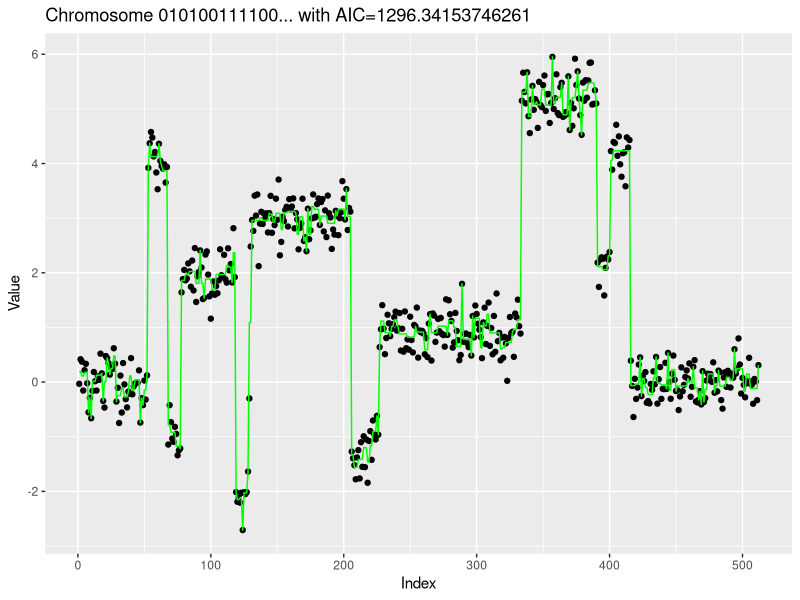
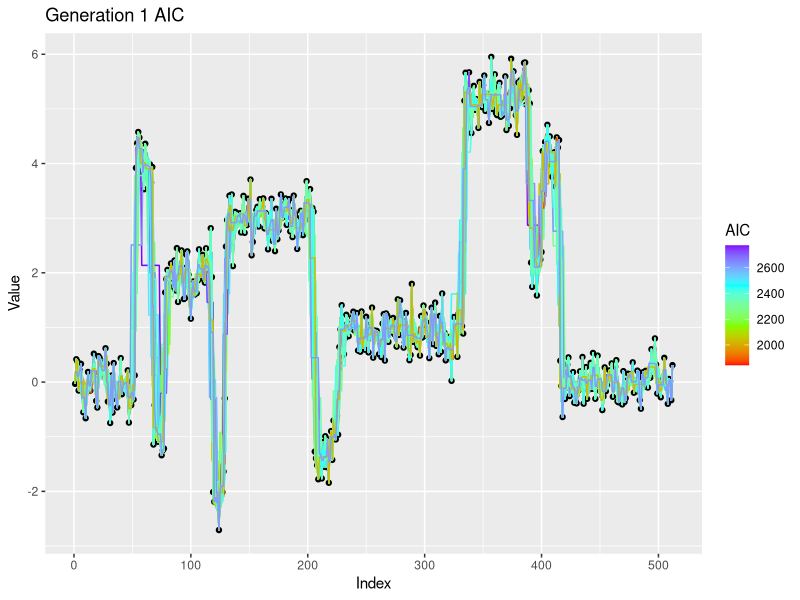
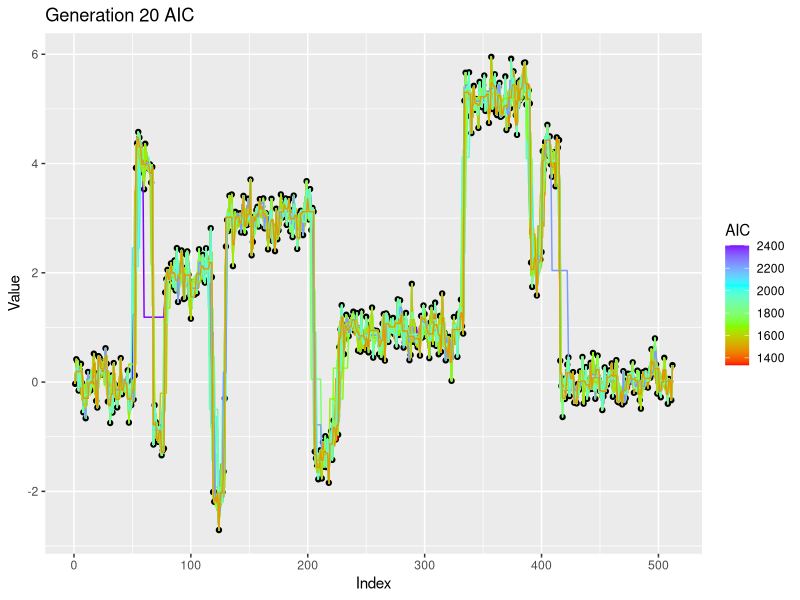
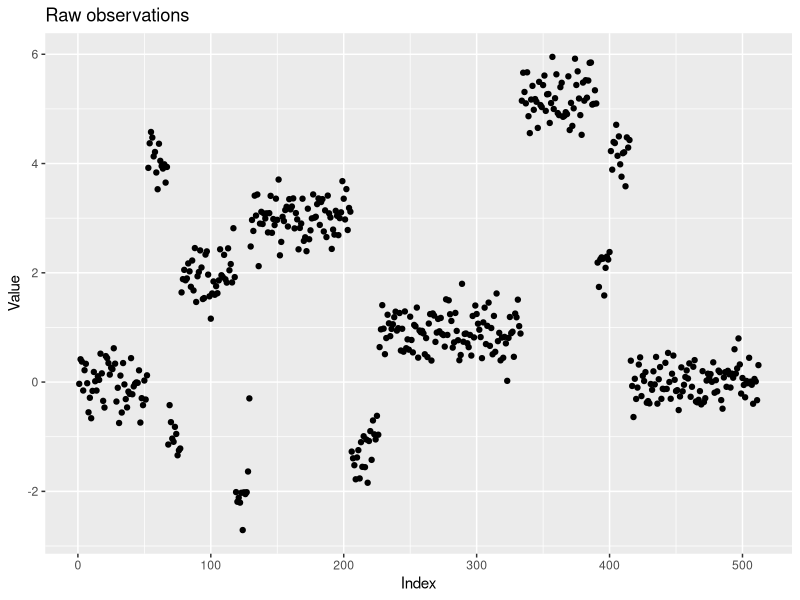

Generate these figures, in order, with R:
### Author: Eric Kalosa-Kenyon
### STA 243 Hw2 - Genetic algorithms

##### BEGIN: Introduction

### Purpose of this algorithm
#   The goal of this program is to find an optimal solution for a piecewise
#   constant regression problem. The method used is genetic algorithms.
#   Chromosomes are binary representations of the presense or absense of
#   discontinuities in the fitted piecewise constant regression.

### Pseudocode overview
# Generate observations used for regression
# Parameterize algorithm
# Initialize random population
# Until convergence
#   Calculate fitness in current generation
#   Mate individuals proportional to fitness
# Plot result

##### END: Introduction

##### BEGIN: Code
rm(list=ls())

### Imports
library("ggplot2")
library("dplyr")

### Parameterize script
K = 75  # Number of chromosomes in each generation
Gmax = 20  # Maximum number of generations
Pcross = 0.1 # Crossover rate
Pmutate = 0.05 # Mutation rate
which_penalty = "AIC" # "AIC" or "MDL"

### BEGIN: Subroutines
random_chromosome = function(num_genes, nucleobases=c(0,1)){
    # Generates a chromosome
    #   lenght of chromosome is (num_genes)
    #   each element of the chromosome is an element of (nucleobases)
    x = sample(nucleobases, num_genes, replace=TRUE)
    x = paste(x, collapse='')
    return(x)
}

mate_chromosomes = function(parents, xr=0.1, mr=0.1){
    # Produce a single offspring from parent chromosomes (p1, p2) with a
    # crossover rate (xr) and a mutation rate (mr)

    p1 = parents[1]
    p2 = parents[2]
    stopifnot(nchar(p1) == nchar(p2))

    child = ""
    w = 1 # crossover parameter
    for(i in 1:nchar(p1)){

        # Give child parents' genes for each gene (i)
        #   from p1 if w == 1
        #   from p2 if w == 0
        if(w){
            chr = substr(p1, i, i) # get i'th character from parent 1
        }else{
            chr = substr(p2, i, i) # get i'th character from parent 2
        }

        # Mutate gene
        if(runif(1)<mr){
            chr = as.character((as.integer(chr) + 1) %% 2)
        }

        # Extend child with the i'th parental character
        child = paste(child, chr, sep="")

        # Crossover if required
        if(runif(1)<xr){
            w = (w + 1) %% 2
        }
    }
    return(child)
}

regression_loss = function(reg, raw){
    # Sum of square error betweeen regression and raw
    # len(reg) == len(raw)
    return(sum((reg-raw)^2))
}

regress_chromosome = function(chrom, raw){
    # return c(fhat(x))
    # chrom is a string of "0001110101.."
    # raw is a c(num), len(chrom) == len(raw) - 1

    # Initialize working objects
    segment_observations = c(raw[1])
    regression = c()

    for(i in 1:nchar(chrom)){ # for each gene in the chromosome
        g = as.integer(substr(chrom, i, i)) # extract the gene from the string

        if(g){ # if the gene indicates a breakpoint
            # calculate the regression for that segment

            regression = c(regression,
                           rep(mean(segment_observations),
                               length(segment_observations)
                               )
                           )
            segment_observations = c(raw[i+1]) # reset to next segment

        }else{ # if the gene does not indicate a breakpoint
            # extend the segment
            segment_observations = c(segment_observations, raw[i+1])
        }
    }

    # calculate final segment regression
    regression = c(regression,
                   rep(mean(segment_observations),
                       length(segment_observations)
                       )
                   )

    return(regression)
}

calc_AIC = function(n, k, loss){
    # AIC is k-ln(sum sq losses)
    #   n is positive integer
    #   k is num params
    #   loss is losses
    #   k and loss can be c() as long as they have the same length
    # Note that this AIC can be alternatively parameterized

    r = 2*log(n)*k + n*log(loss/n)
    return(r)
}

count_params = function(vec_of_chromosomes){
    # given a vector of chromosomes (each is "00111010111...")
    #   count the number of segments this represents i.e. the number of
    #   parameters that are implicitly contained in this chromosome.

    r = sapply( # vector of integers summing number of breakpoints
            lapply(
                strsplit(vec_of_chromosomes, ""),
                as.integer),
            sum) + 1 # number of constants is breaks + 1
    return(r)
}

fitness = function(population, raw){
    # Calculate fitness for each individual in the population relative to the
    #   raw data.
    #   Complexity is either "AIC" or "MDL". Raw is the raw data to fit.
    # Return a vector of floats between 0 and 1.
    #   The AIC and MDL are normalized to [0,1]

    # Check that input is ok
    stopifnot(nchar(population$Chromosomes[1]) + 1 == length(raw))

    # Initialize parameters
    losses = c()
    K = dim(population)[1]  # (K) is number of individuals in population
    n = length(raw) # (n) is the number of data observations

    # Calculate losses for each individual in the generation
    for(k in 1:K){
        x = population$Chromosome[k] # extract a chromosome
        regr = regress_chromosome(x, raw) # calculate the regression
        loss = regression_loss(regr, raw) # and calculate the loss
        losses = c(losses, loss) # record that individual's loss
    }

    ## Penalize for complexity
    ns_params = count_params(population$Chromosome)
    AIC = calc_AIC(n, ns_params, losses)

    # calculate sum of log(\hat{n_j}) for MDL calculation
    # sum_n_hat = for each chromosome, length of 0s between 1s plus 1
    # TODO: refactor into a separate subroutine
    #   MDL = calc_MDL(n, ns_params, losses)
    sum_n_hat = sapply(
                    lapply( # for each chromosome, get \hat{n_j}'s
                        strsplit( # get strs of 0's (whose lengths = n_j-1)
                            population$Chromosome,
                            "1"
                        ),
                        nchar),
                    (function (x) sum(log(x+1))) # sum(log(\hat{n_j}))
                )
    MDL = ns_params*log(n) +
        1/2*sum_n_hat +
        n/2*log(losses/n)

    return(list(AIC, MDL))
}

plot_chromosome = function(chrom, raw_df, color="blue"){
    # return a ggplot object with piecewise constants plotted on the scatter

    fhat = regress_chromosome(chrom, raw_df$y)
    fhat_df = data.frame(x=raw_df$x, y=fhat)

    plt = ggplot(raw_df, aes(x=x, y=y)) +
        geom_point() +
        geom_line(data=fhat_df, color=color) +
        xlab("Index") + ylab("Value")

    return(plt)
}

plot_generation = function(gen, raw_df, wh_score="AIC"){
    # return a ggplot object with piecewise constants plotted on the scatter
    #   for each chromosome in the generation
    # Currently, colorized lines based on AIC/MDL are unimplemented

    wh_gen = gen$Generation[1]

    # prepare base plot
    plt = ggplot(raw_df, aes(x=x, y=y)) +
        geom_point() +
        xlab("Index") + ylab("Value") +
        ggtitle(paste("Generation", wh_gen, wh_score))

    # prepare regression data for plotting
    fhat_df = data.frame(matrix(ncol = 5, nrow = 0))
    colnames(fhat_df) = c("x","y","Group","AIC","MDL")
    for(i in 1:dim(gen)[1]){
        chrom = gen$Chromosome[i]
        fhat = regress_chromosome(chrom, raw_df$y)
        fhat_df_i = data.frame(x=raw_df$x, y=fhat)
        fhat_df_i$Group = i
        fhat_df_i$AIC = as.numeric(gen$AIC[i])
        fhat_df_i$MDL = as.numeric(gen$MDL[i])
        fhat_df = rbind(fhat_df, fhat_df_i)
    }

    # add geomlines for aic or mdl depending on which was passed into this fxn
    if(wh_score=="AIC"){
        plt = plt + geom_line(data=fhat_df, aes(color=AIC, group=Group))
    }else if(wh_score=="MDL"){
        plt = plt + geom_line(data=fhat_df, aes(color=MDL, group=Group))
    }

    # plot AIC or MDL in a color gradient
    plt = plt + scale_colour_gradientn(colours=rainbow(4))

    return(plt)
}

best_score_and_org = function(population, wh_score){
    # Determine best score in the population and which organism achieved it
    if(wh_score=="AIC"){
        best_score = min(as.numeric(population$AIC))
        which_organism_is_best = which(
            as.numeric(population$AIC) == best_score)[1]
    }else if(wh_score=="MDL"){
        best_score = min(as.numeric(population$MDL))
        which_organism_is_best = which(
            as.numeric(population$MDL) == best_score)[1]
    }

    return(list(best_score, which_organism_is_best))
}

### END: Subroutines

### BEGIN: Simulation

## Generate observations

# # Small testing dataset in this paragraph
# raw = c(0,0,0,1,1,1,1,5,5,5,6,6,2,2,2,2,2,2,3,1,1,1)
# truth = "001000100101000001100"
# sd = 0.3 # used for generating observations from (raw)
# N = length(raw)
# raw = raw + rnorm(N, sd=sd)

# True data given in homework
truefunction<-function(x){
    t <- c(0.1, 0.13, 0.15, 0.23, 0.25, 0.4, 0.44, 0.65, 0.76, 0.78, 0.81)
    h <- c(4, -5, 3, -4, 5, -4.2, 2.1, 4.3, -3.1, 2.1, -4.2)
    temp <- 0
    for(i in 1:11) {
        temp <- temp + h[i]/2 * (1 + sign(x - t[i]))
    }
    return(temp)
}
ndata = 512
xdata = (0:(ndata-1))/ndata
ydata = truefunction(xdata)
set.seed(0401)
N = length(ydata)
raw = ydata + rnorm(N)/3

## Initialize major objects
pop_col_names = c("Chromosome", "AIC", "MDL", "Generation")
pop = data.frame(matrix(ncol = 4, nrow = 0))   # Holds all individuals
colnames(pop) = pop_col_names

## Initialize first generation
g = 1
for(i in 1:K){
    x = random_chromosome(num_genes=N-1) # returns string of 1s and 0s
    individual = c(x, NA, NA, g)
    pop[dim(pop)[1]+1,] = individual
}

## Calculate fitness and mate each generation
for(g in 2:Gmax){
    print(paste("starting on generation", g))
    parent_generation = pop[pop$Generation == g-1,]
    parent_aic_mdl = fitness(parent_generation, raw)
    # Put parent fitness into main dataframe
    pop[rownames(parent_generation),]$AIC = parent_aic_mdl[[1]]
    pop[rownames(parent_generation),]$MDL = parent_aic_mdl[[2]]

    # Update current working object
    parent_generation$AIC = parent_aic_mdl[[1]]
    parent_generation$MDL = parent_aic_mdl[[2]]

    # invert AIC and MDL for sampling
    parent_generation$nAIC =
        -(parent_generation$AIC - min(parent_generation$AIC))
    parent_generation$nAIC =
        parent_generation$nAIC - min(parent_generation$nAIC) + 0.001
    parent_generation$nMDL =
        -(parent_generation$MDL - min(parent_generation$MDL))
    parent_generation$nMDL =
        parent_generation$nMDL - min(parent_generation$nMDL) + 0.001

    for(k in 1:K){
        # Sample parents according to AIC or MDL
        if(which_penalty == "AIC"){
            parents = sample_n(parent_generation,
                             2,
                             replace=TRUE, # do not require sexual reproduction
                             weight=nAIC)
        } else if(which_penalty == "MDL"){
            parents = sample_n(parent_generation,
                             2,
                             replace=TRUE,
                             weight=nMDL)
        }

        parent_chromosomes = parents$Chromosome
        child_chromosome = mate_chromosomes(
                                parent_chromosomes,
                                Pcross,
                                Pmutate
                            )
        child = c(child_chromosome, NA, NA, g)
        pop[dim(pop)[1]+1,] = child
    }

    # TODO: add score checking convergence criterion

}

# Calculate final AIC/MDL
last_gen = pop[pop$Generation == Gmax,]
aic_mdl = fitness(last_gen, raw)
# Put last fitness into main dataframe
pop[rownames(last_gen),]$AIC = aic_mdl[[1]]
pop[rownames(last_gen),]$MDL = aic_mdl[[2]]

### END: Simulation

### BEGIN: Plotting

# Plot observations
raw_df = data.frame(y=raw, x=1:length(raw))
plt_raw = ggplot(raw_df, aes(x=x, y=y)) +
    geom_point() +
    xlab("Index") + ylab("Value") +
    ggtitle("Raw observations")

# # Plot true chromosome
# plt_tru = plot_chromosome(truth, raw_df, color="green") +
#     ggtitle("Ground truth")

# Plot first and last generation colored by AIC or MDL
fgen = pop[pop$Generation==1,]
lgen = pop[pop$Generation==Gmax,]
plt_fgen = plot_generation(fgen, raw_df, which_penalty)
plt_lgen = plot_generation(lgen, raw_df, which_penalty)

# Plot best AIC or MDL
if(which_penalty=="AIC"){
    best_score = min(as.numeric(pop$AIC))
    which_organism_is_best = which(as.numeric(pop$AIC) == best_score)
}else if(which_penalty=="MDL"){
    best_score = min(as.numeric(pop$MDL))
    which_organism_is_best = which(as.numeric(pop$MDL) == best_score)
}

best_chromosome = pop$Chromosome[which_organism_is_best]
plt_best = plot_chromosome(best_chromosome, raw_df, color="green") +
    ggtitle(
        paste(
            "Chromosome ", substr(best_chromosome, 1, 12), "... ",
            "with ", which_penalty, "=", best_score,
            sep=""
        ))

### END: Plotting

##### END: Code

### NOTES:
